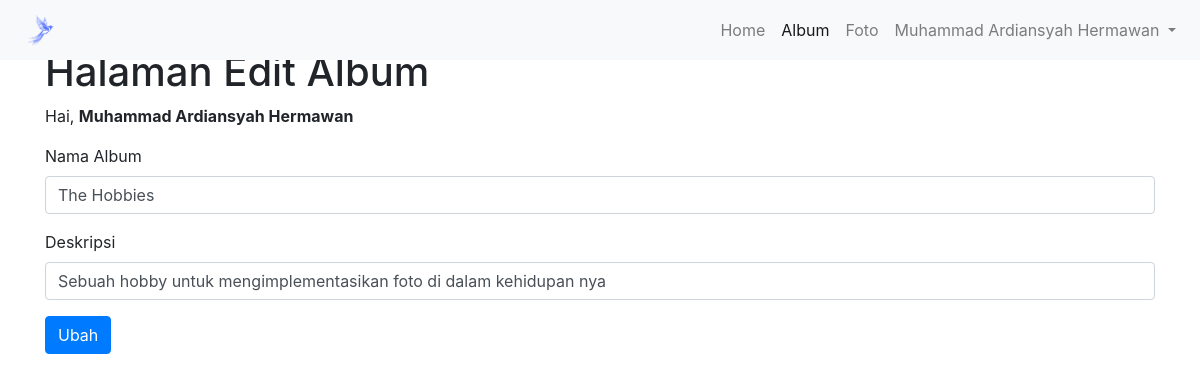
/edit_album.php?albumid=14 (signed in), run on the app's committed database.
### tables this page shows
CREATE TABLE `album` (
  `albumid` int(11) NOT NULL,
  `namaalbum` varchar(255) NOT NULL,
  `deskripsi` text NOT NULL,
  `tanggaldibuat` date NOT NULL,
  `userid` int(11) NOT NULL
);

### edit_album.php (the view, shortened to what this page needs)
<!DOCTYPE html>
<html lang="en">
<head>
    <link rel="stylesheet" href="https://stackpath.bootstrapcdn.com/bootstrap/4.5.2/css/bootstrap.min.css">
</head>
<body>
    <nav class="navbar navbar-expand-lg navbar-light bg-light fixed-top">
        <a class="navbar-brand" href="#"><img src="resources/logo/logo.png" width="50px"></a>
        <div class="collapse navbar-collapse" id="navbarNav">
            <ul class="navbar-nav ml-auto">
                <li class="nav-item"><a class="nav-link" href="index.php">Home</a></li>
                <li class="nav-item active"><a class="nav-link" href="album.php">Album</a></li>
                <li class="nav-item"><a class="nav-link" href="foto.php">Foto</a></li>
                <li class="nav-item dropdown">
                    <a class="nav-link dropdown-toggle" href="#" id="navbarDropdown" role="button" data-toggle="dropdown" aria-haspopup="true" aria-expanded="false">
                        <?=$_SESSION['namalengkap']?>
                    </a>
                </li>
            </ul>
        </div>
    </nav>
    <div class="container">
        <h1 class="mt-5">Halaman Edit Album</h1>
        <p>Hai, <b><?=$_SESSION['namalengkap']?></b></p>
        <form action="update_album.php" method="post">
            <?php
                include "koneksi.php";
                $albumid=$_GET['albumid'];
                $sql=mysqli_query($conn, "SELECT * from album where albumid='$albumid'");
                while($data=mysqli_fetch_array($sql)){
            ?>
            <div class="form-group">
                <label for="namaalbum">Nama Album</label>
                <input type="text" class="form-control" name="namaalbum" value="<?=$data['namaalbum']?>">
            </div>
            <div class="form-group">
                <label for="deskripsi">Deskripsi</label>
                <input type="text" class="form-control" name="deskripsi" value="<?=$data['deskripsi']?>">
            </div>
            <div class="form-group">
                <input type="submit" class="btn btn-primary" value="Ubah">
            </div>
            <?php
                }
            ?>
        </form>
    </div>
</body>
</html>

### data on the page
album: namaalbum "The Hobbies", deskripsi "Sebuah hobby untuk mengimplementasikan foto di dalam kehidupan nya"

### other printed values
$_SESSION['namalengkap'] "Muhammad Ardiansyah Hermawan"
